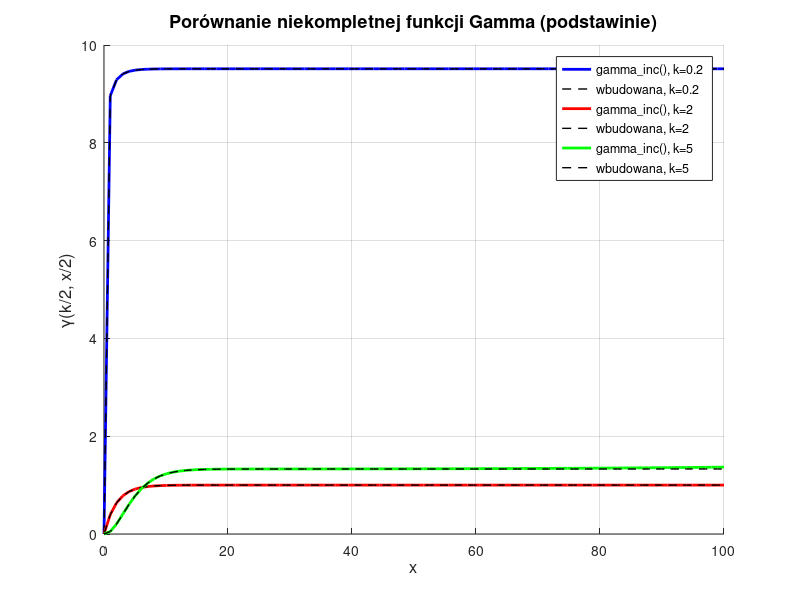

This chart was generated by the following MATLAB code:
1;

function res = romberg(f, a, b)
  maxn = 15;
  R = zeros(maxn, maxn);

  R(1,1) = (b - a) * (f(a) + f(b)) / 2;

  for i = 2:maxn
    h = (b - a) / 2^(i-1);

    suma = 0;
    for k = 1:2^(i-2)
      suma += f(a + (2*k - 1)*h);
    end

    R(i,1) = 0.5 * R(i-1,1) + h * suma;

    for j = 2:i
      R(i,j) = R(i,j-1) + (R(i,j-1) - R(i-1,j-1))/(4^(j-1) - 1);
    end
  end

  res = R(maxn, maxn);
end

function res = gamma_inc(k, x)
  if x <= 0
    res = 0;
  else
    g = @(t) exp(-(t^(1/k)));
    res = (1/k) * romberg(g, 0, x^k);
  end
end

x = linspace(0, 100, 100);
k_vals = [0.2, 2, 5];
colors = {'b', 'r', 'g'};

figure;
hold on;

for i = 1:length(k_vals)
    k = k_vals(i);

    y_custom  = arrayfun(@(xi) gamma_inc(k/2, xi/2), x);
    y_builtin = gammainc(x/2, k/2) * gamma(k/2);

    plot(x, y_custom,  colors{i}, 'LineWidth', 2, ...
         'DisplayName', sprintf('gamma\\_inc(), k=%d', k));
    plot(x, y_builtin, 'k--', 'LineWidth', 1, ...
         'DisplayName', sprintf('wbudowana, k=%d', k));
end

hold off;
h = legend ("show");
xlabel('x', 'FontSize', 12);
ylabel('\gamma(k/2, x/2)', 'FontSize', 12);
title('Porównanie niekompletnej funkcji Gamma (podstawinie)', 'FontSize', 13);
grid on;
